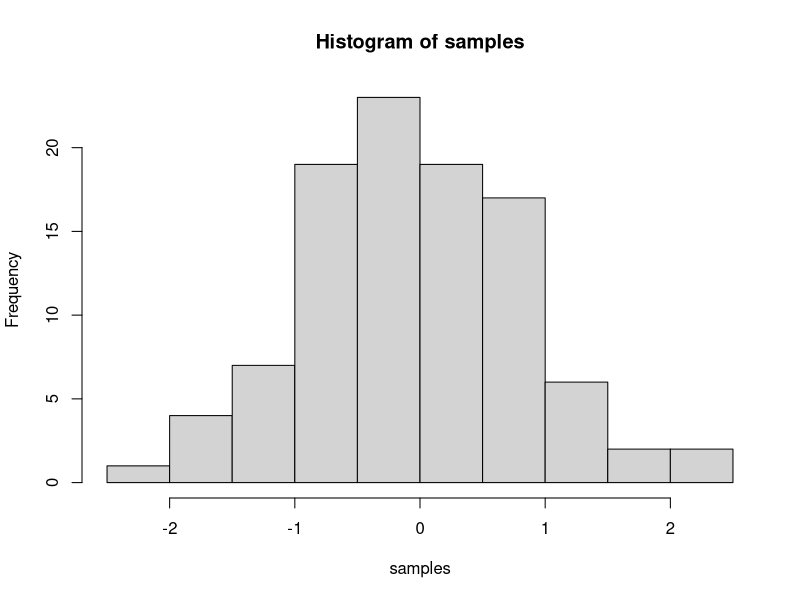

Here is the R script that generated this plot:
## ---- chunk 1
knitr::opts_chunk$set(message=FALSE,warning=FALSE, cache=TRUE)
## ---- chunk 2
1+1
89392-8373 
4*3
122/12
## ---- chunk 3
mel <-1
other<-23456789
a<-1
b<-20
c<-40

a+b

c-b

other/c 

(a+c)/b

## ---- chunk 4
for(i in 1:100)
print (i)


seq(1,100)
## ---- chunk 5
sum(i)

sum(1:100)

sum(seq(1,100))
## ---- chunk 6
samples <- rnorm(100, mean=0, sd=1)
hist(samples)
## ---- chunk 7
1+2
2*5
5/3
(1+6+4)/5

## ---- chunk 8
a<-1
b<-2
a+b

d<-c(1,2,3)
e<-c(5,6,7)
d+e
d*e
d/e

## ---- chunk 9
# for loop solution
# i becomes the number 1 to 100 at each step of the loop


a <- length(100) # make empty variable, set length to 100
for (i in 1:100){
  a[i] <-i #assigns the number in i, to the ith index of a
}

print(a)

# for loop solution #2

a<-c() #create empty variable using combine command
for (i in 1:100){
  a<-c(a,i) # keeps combining a with itself and the new number in i
}
print(a)

# seq solution
a <- seq(1,100,1) # look up help for seq using ?seq() in console
print(a)
